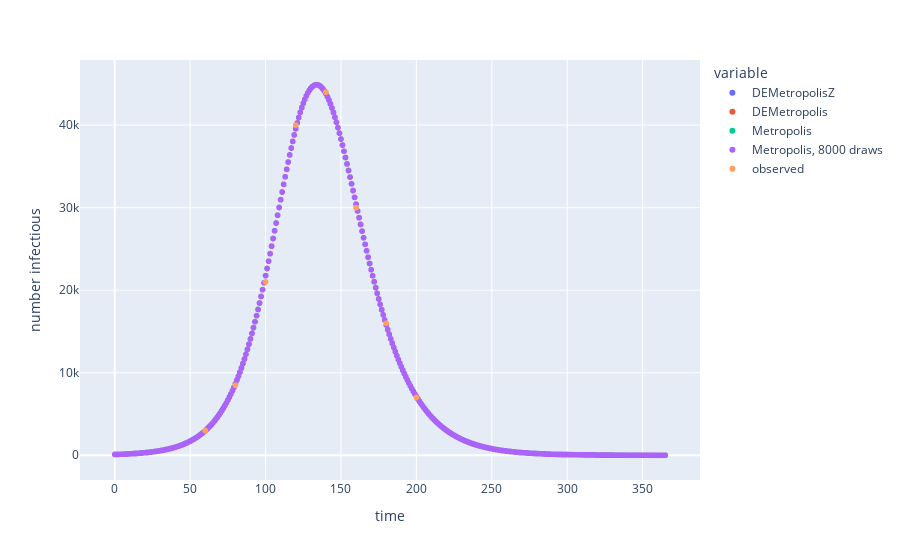

Notebook code for this chart:
### Code cell
# model_1.run(map_params)

pd.DataFrame(
    {
        "DEMetropolisZ": map_res[0].derived_outputs["active_cases"],
        "DEMetropolis": map_res[1].derived_outputs["active_cases"],
        "Metropolis": map_res[2].derived_outputs["active_cases"],
        "Metropolis, 8000 draws": map_res[3].derived_outputs["active_cases"],


        "observed": targets_data,
    }
).plot(kind="scatter", labels=output_labels)

### Figure 1 — Plotly figure (JSON) as saved in the notebook; plotly's stock layout.template omitted (floating-point values rounded to 4 significant figures; data arrays with more than 128 entries replaced by an {"elided": "..."} marker saying what was removed)
{"data": [{"hovertemplate": "variable=DEMetropolisZ<br>time=%{x}<br>number infectious=%{y}<extra></extra>", "legendgroup": "DEMetropolisZ", "marker": {"color": "#636efa", "symbol": "circle"}, "mode": "markers", "name": "DEMetropolisZ", "showlegend": true, "type": "scattergl", "x": {"elided": "366 int values"}, "xaxis": "x", "y": {"elided": "366 float values"}, "yaxis": "y"}, {"hovertemplate": "variable=DEMetropolis<br>time=%{x}<br>number infectious=%{y}<extra></extra>", "legendgroup": "DEMetropolis", "marker": {"color": "#EF553B", "symbol": "circle"}, "mode": "markers", "name": "DEMetropolis", "showlegend": true, "type": "scattergl", "x": {"elided": "366 int values"}, "xaxis": "x", "y": {"elided": "366 float values"}, "yaxis": "y"}, {"hovertemplate": "variable=Metropolis<br>time=%{x}<br>number infectious=%{y}<extra></extra>", "legendgroup": "Metropolis", "marker": {"color": "#00cc96", "symbol": "circle"}, "mode": "markers", "name": "Metropolis", "showlegend": true, "type": "scattergl", "x": {"elided": "366 int values"}, "xaxis": "x", "y": {"elided": "366 float values"}, "yaxis": "y"}, {"hovertemplate": "variable=Metropolis, 8000 draws<br>time=%{x}<br>number infectious=%{y}<extra></extra>", "legendgroup": "Metropolis, 8000 draws", "marker": {"color": "#ab63fa", "symbol": "circle"}, "mode": "markers", "name": "Metropolis, 8000 draws", "showlegend": true, "type": "scattergl", "x": {"elided": "366 int values"}, "xaxis": "x", "y": {"elided": "366 float values"}, "yaxis": "y"}, {"hovertemplate": "variable=observed<br>time=%{x}<br>number infectious=%{y}<extra></extra>", "legendgroup": "observed", "marker": {"color": "#FFA15A", "symbol": "circle"}, "mode": "markers", "name": "observed", "showlegend": true, "type": "scattergl", "x": {"elided": "366 int values"}, "xaxis": "x", "y": {"elided": "366 int values"}, "yaxis": "y"}], "layout": {"legend": {"title": {"text": "variable"}, "tracegroupgap": 0}, "margin": {"t": 60}, "xaxis": {"anchor": "y", "domain": [0, 1], "title": {"text": "time"}}, "yaxis": {"anchor": "x", "domain": [0, 1], "title": {"text": "number infectious"}}}}
